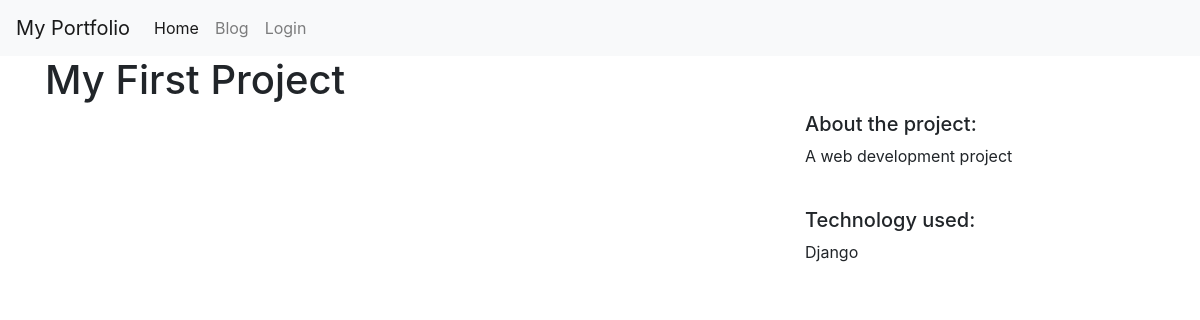
/project_detail/8/, run on the app's committed database.
### myportfolio/models.py (models this page shows)
class MyPortfolio(models.Model):
    title = models.CharField(max_length=100)
    description = models.TextField()
    technology = models.CharField(max_length=20)
    image = models.FilePathField(path="D:\\pycharm\\portfolio\\static")

### myportfolio/views.py (the view)
# urls.py: path('project_detail/<int:project_id>/', views.project_detail, name='project_detail'),
def project_detail(request, project_id):
    project = MyPortfolio.objects.get(id=project_id)
    context = {'project': project}
    return render(request, 'project_detail.html', context)

### templates/project_detail.html (shortened to what this page needs)
{% extends 'base.html' %}
{% load static %}
{% load bootstrap4 %}
{% block content %}
<div class="container">
<h1>{{ project.title }}</h1>
<div class="row">
    <div class="col-md-8">
    </div>
    <div class="col-md-4">
        <h5>About the project:</h5>
        <p>{{ project.description }}</p>
        <br>
        <h5>Technology used:</h5>
        <p>{{ project.technology }}</p>
    </div>
</div>
</div>
{% endblock content %}

### data on the page
MyPortfolio: title "My First Project", description "A web development project", technology "Django"
